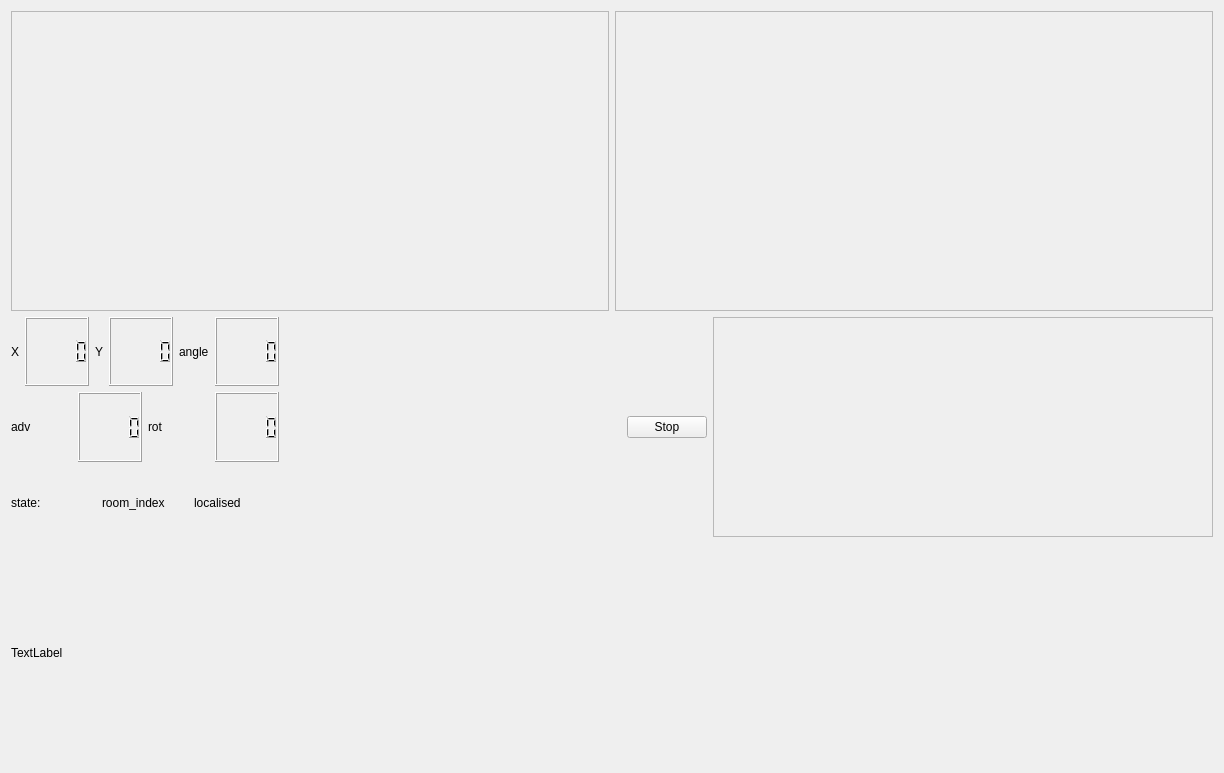
<?xml version="1.0" encoding="UTF-8"?>
<ui version="4.0">
 <class>guiDlg</class>
 <widget class="QWidget" name="guiDlg">
  <property name="geometry">
   <rect>
    <x>0</x>
    <y>0</y>
    <width>1224</width>
    <height>773</height>
   </rect>
  </property>
  <property name="windowTitle">
   <string>Localiser</string>
  </property>
  <layout class="QVBoxLayout" name="verticalLayout_5">
   <item>
    <layout class="QVBoxLayout" name="verticalLayout_2">
     <item>
      <layout class="QHBoxLayout" name="horizontalLayout_17">
       <item>
        <widget class="QFrame" name="frame">
         <property name="sizePolicy">
          <sizepolicy hsizetype="Expanding" vsizetype="Preferred">
           <horstretch>0</horstretch>
           <verstretch>0</verstretch>
          </sizepolicy>
         </property>
         <property name="minimumSize">
          <size>
           <width>500</width>
           <height>300</height>
          </size>
         </property>
         <property name="frameShape">
          <enum>QFrame::StyledPanel</enum>
         </property>
         <property name="frameShadow">
          <enum>QFrame::Raised</enum>
         </property>
        </widget>
       </item>
       <item>
        <widget class="QFrame" name="frame_room">
         <property name="sizePolicy">
          <sizepolicy hsizetype="Expanding" vsizetype="Preferred">
           <horstretch>0</horstretch>
           <verstretch>0</verstretch>
          </sizepolicy>
         </property>
         <property name="minimumSize">
          <size>
           <width>500</width>
           <height>300</height>
          </size>
         </property>
         <property name="frameShape">
          <enum>QFrame::StyledPanel</enum>
         </property>
         <property name="frameShadow">
          <enum>QFrame::Raised</enum>
         </property>
        </widget>
       </item>
      </layout>
     </item>
     <item>
      <layout class="QHBoxLayout" name="horizontalLayout_9">
       <item>
        <layout class="QHBoxLayout" name="horizontalLayout_18">
         <item>
          <layout class="QVBoxLayout" name="verticalLayout">
           <item>
            <layout class="QHBoxLayout" name="horizontalLayout_7">
             <item>
              <layout class="QHBoxLayout" name="horizontalLayout_2">
               <item>
                <widget class="QLabel" name="label">
                 <property name="text">
                  <string>X</string>
                 </property>
                </widget>
               </item>
               <item>
                <widget class="QLCDNumber" name="lcdNumber_x">
                 <property name="font">
                  <font>
                   <bold>true</bold>
                  </font>
                 </property>
                </widget>
               </item>
              </layout>
             </item>
             <item>
              <layout class="QHBoxLayout" name="horizontalLayout_3">
               <item>
                <widget class="QLabel" name="label_2">
                 <property name="text">
                  <string>Y</string>
                 </property>
                </widget>
               </item>
               <item>
                <widget class="QLCDNumber" name="lcdNumber_y">
                 <property name="font">
                  <font>
                   <bold>true</bold>
                  </font>
                 </property>
                </widget>
               </item>
              </layout>
             </item>
             <item>
              <layout class="QHBoxLayout" name="horizontalLayout_6">
               <item>
                <widget class="QLabel" name="label_3">
                 <property name="text">
                  <string>angle</string>
                 </property>
                </widget>
               </item>
               <item>
                <widget class="QLCDNumber" name="lcdNumber_angle">
                 <property name="font">
                  <font>
                   <bold>true</bold>
                  </font>
                 </property>
                </widget>
               </item>
              </layout>
             </item>
            </layout>
           </item>
           <item>
            <layout class="QHBoxLayout" name="horizontalLayout_8">
             <item>
              <layout class="QHBoxLayout" name="horizontalLayout_4">
               <item>
                <widget class="QLabel" name="label_4">
                 <property name="text">
                  <string>adv</string>
                 </property>
                </widget>
               </item>
               <item>
                <widget class="QLCDNumber" name="lcdNumber_adv"/>
               </item>
              </layout>
             </item>
             <item>
              <layout class="QHBoxLayout" name="horizontalLayout_5">
               <item>
                <widget class="QLabel" name="label_5">
                 <property name="text">
                  <string>rot</string>
                 </property>
                </widget>
               </item>
               <item>
                <widget class="QLCDNumber" name="lcdNumber_rot"/>
               </item>
              </layout>
             </item>
            </layout>
           </item>
           <item>
            <layout class="QHBoxLayout" name="horizontalLayout">
             <item>
              <widget class="QLabel" name="label_state_name">
               <property name="text">
                <string>state:</string>
               </property>
              </widget>
             </item>
             <item>
              <widget class="QLabel" name="label_state">
               <property name="text">
                <string>room_index</string>
               </property>
              </widget>
             </item>
             <item>
              <widget class="QLabel" name="label_localised">
               <property name="text">
                <string>localised</string>
               </property>
              </widget>
             </item>
            </layout>
           </item>
          </layout>
         </item>
         <item>
          <spacer name="horizontalSpacer">
           <property name="orientation">
            <enum>Qt::Horizontal</enum>
           </property>
           <property name="sizeHint" stdset="0">
            <size>
             <width>40</width>
             <height>20</height>
            </size>
           </property>
          </spacer>
         </item>
         <item>
          <widget class="QPushButton" name="pushButton_stop">
           <property name="text">
            <string>Stop</string>
           </property>
           <property name="checkable">
            <bool>true</bool>
           </property>
          </widget>
         </item>
        </layout>
       </item>
       <item>
        <widget class="QFrame" name="frame_plot_error">
         <property name="minimumSize">
          <size>
           <width>500</width>
           <height>0</height>
          </size>
         </property>
         <property name="frameShape">
          <enum>QFrame::StyledPanel</enum>
         </property>
         <property name="frameShadow">
          <enum>QFrame::Raised</enum>
         </property>
        </widget>
       </item>
      </layout>
     </item>
     <item>
      <widget class="QLabel" name="label_img">
       <property name="minimumSize">
        <size>
         <width>300</width>
         <height>100</height>
        </size>
       </property>
       <property name="text">
        <string>TextLabel</string>
       </property>
      </widget>
     </item>
    </layout>
   </item>
  </layout>
 </widget>
 <resources/>
 <connections/>
</ui>
